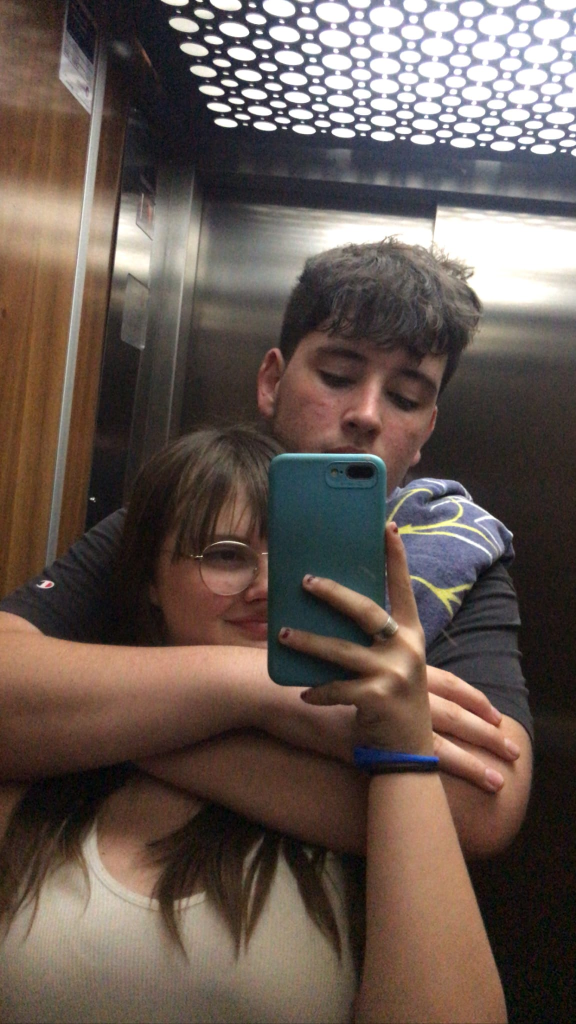
#> input picture Abenia/34a253e0-eebb-4330-9f9f-61d8b418b551.jpg, 1152 x 2048 px (shown at 1/2 size)
$ python preparar_fotos.py
#> lines starting #> are read from the running program, lines starting #| are printed output that depends on the picture
"""Genera copias ligeras de las fotos originales para la web.

Los originales NO se tocan: se quedan en Abenia/, Velilla/, Cris/ y
«Primera foto.jpeg». Este script crea en assets/fotos/:
  - <nombre>.jpg      versión grande (lado largo máx. 1400 px) para ampliar
  - <nombre>-mini.jpg miniatura (lado largo máx. 520 px) para tarjetas

Para las capturas de historias de Instagram (946×2048) recorta solo la
barra de estado de arriba y la tira de miniaturas de abajo; nunca la foto.

Uso:  python3 tools/preparar_fotos.py
Para añadir una foto: añade una línea a FOTOS y vuelve a ejecutarlo.
Después, referencia su nombre en js/contenido.js.
"""

from pathlib import Path
from PIL import Image, ImageOps

RAIZ = Path(__file__).resolve().parent.parent
SALIDA = RAIZ / "assets" / "fotos"

# nombre en la web  ->  (archivo original, recorte)
#   recorte: None = ninguno · "historia" = captura de historia · (izq, arriba, der, abajo)
FOTOS = {
    "abenia-ascensor":   ("Abenia/34a253e0-eebb-4330-9f9f-61d8b418b551.jpg", None),
    "abenia-bar":        ("Abenia/WhatsApp Image 2026-10-09 at 11.51.59 (7).jpeg", "historia"),
    "abenia-videollamada":    ("Abenia/20220123_215802_d7ccdabb-ccce-4bfe-9e32-30f72818e058.jpg", (0, 150, 750, 1190)),
    "abenia-ascensor-gafas":  ("Abenia/20220301_084852_0AEDEE5D-69E7-48E5-B8B2-7E643EC6947B.jpg", None),
    "abenia-morritos":        ("Abenia/20220619_095003_20a23613-2813-46a3-9d25-0f381339e4a2.jpg", None),
    "abenia-kfc":             ("Abenia/20220703_231849_ecf3d99b-2d35-4770-af33-4db216818a6e.jpg", None),
    "abenia-chuches":         ("Abenia/20240906_004928_IMG_2909.JPG", None),
    "abenia-ascensor-espejo": ("Abenia/20240913_182901_IMG_3061.jpg", None),
    "abenia-terraza":         ("Abenia/20240918_122505_IMG_3162.jpg", None),

    "cris-siesta":       ("Cris/WhatsApp Image 2026-10-09 at 11.51.59 (1).jpeg", "historia"),
    "cris-espejo-pelo":  ("Cris/WhatsApp Image 2026-10-09 at 11.51.59 (2).jpeg", "historia"),
    "cris-sudadera":     ("Cris/WhatsApp Image 2026-10-09 at 11.51.59 (3).jpeg", "historia"),
    "cris-disfraz":      ("Cris/WhatsApp Image 2026-10-09 at 11.51.59 (4).jpeg", "historia"),
    "cris-flequillo":    ("Cris/WhatsApp Image 2026-10-09 at 11.51.59 (5).jpeg", "historia"),
    "cris-halloween":    ("Cris/WhatsApp Image 2026-10-09 at 11.51.59 (6).jpeg", "historia"),
    "cris-bufanda":      ("Cris/WhatsApp Image 2026-10-09 at 11.51.59.jpeg", "historia"),
    "cris-atardecer":    ("Cris/WhatsApp Image 2026-10-09 at 11.52.00 (1).jpeg", "historia"),

    "cris-peque":        ("Primera foto.jpeg", (0, 130, 946, 2048)),

    "velilla-sofa":      ("Velilla/WhatsApp Image 2026-10-09 at 11.32.16 (1).jpeg", None),
    "velilla-ascensor":  ("Velilla/WhatsApp Image 2026-10-09 at 11.32.16 (2).jpeg", None),
    "velilla-cris-cerca": ("Velilla/WhatsApp Image 2026-10-09 at 11.32.16.jpeg", None),
    "velilla-muecas":    ("Velilla/WhatsApp Image 2026-10-09 at 11.32.17 (1).jpeg", None),
    "velilla-lenguas":   ("Velilla/WhatsApp Image 2026-10-09 at 11.32.17 (2).jpeg", None),
    "velilla-cajas":     ("Velilla/WhatsApp Image 2026-10-09 at 11.32.17 (3).jpeg", "historia"),
    "velilla-abrigos":   ("Velilla/WhatsApp Image 2026-10-09 at 11.32.17 (4).jpeg", None),
    "velilla-leopardo":  ("Velilla/WhatsApp Image 2026-10-09 at 11.32.17 (5).jpeg", None),
    "velilla-zumo":      ("Velilla/WhatsApp Image 2026-10-09 at 11.32.17 (6).jpeg", None),
    "velilla-tupper":    ("Velilla/WhatsApp Image 2026-10-09 at 11.32.17.jpeg", None),
    "velilla-fotomaton": ("Velilla/WhatsApp Image 2026-10-09 at 11.51.59 (8).jpeg", "historia"),
    "velilla-croquetas": ("Velilla/WhatsApp Image 2026-10-09 at 11.52.00 (2).jpeg", "historia"),
}

# Zona útil de una captura de historia (946×2048): sin barra de estado ni tira inferior.
HISTORIA = (0, 118, 946, 1668)


def preparar(nombre, origen, recorte):
#> called with nombre = 'abenia-ascensor'
    img = ImageOps.exif_transpose(Image.open(RAIZ / origen)).convert("RGB")
#> img is the input picture: PIL image 1152x2048 RGB; mean R, G, B 102.1, 88.3, 81.1
    if recorte == "historia" and img.size == (946, 2048):
        img = img.crop(HISTORIA)
    elif isinstance(recorte, tuple):
        img = img.crop(recorte)
    for sufijo, lado in (("", 1400), ("-mini", 520)):
        copia = img.copy()
        copia.thumbnail((lado, lado), Image.LANCZOS)
        copia.save(SALIDA / f"{nombre}{sufijo}.jpg", quality=80, optimize=True, progressive=True)
#> this loop made 2 passes
#> pass 2, in preparar, `copia.save(SALIDA / f"{nombre}{sufijo}.jpg", quality=80, optimize=True..`:
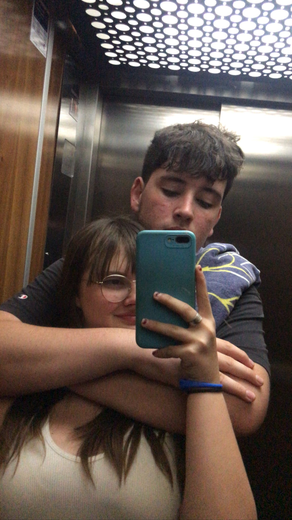
#> saved as abenia-ascensor-mini.jpg: PIL image 292x520 RGB; mean R, G, B 102.1, 88.2, 81.1
    return img.size


if __name__ == "__main__":
    SALIDA.mkdir(parents=True, exist_ok=True)
    for nombre, (origen, recorte) in FOTOS.items():
        ancho, alto = preparar(nombre, origen, recorte)
#> ancho = 1152; alto = 2048
        print(f"{nombre:20s} {ancho}×{alto}  <- {origen}")
#| abenia-ascensor      1152×2048  <- Abenia/34a253e0-eebb-4330-9f9f-61d8b418b551.jpg
#> pass 2 of the loop `for nombre, (origen, recorte) in FOTOS.items():`:
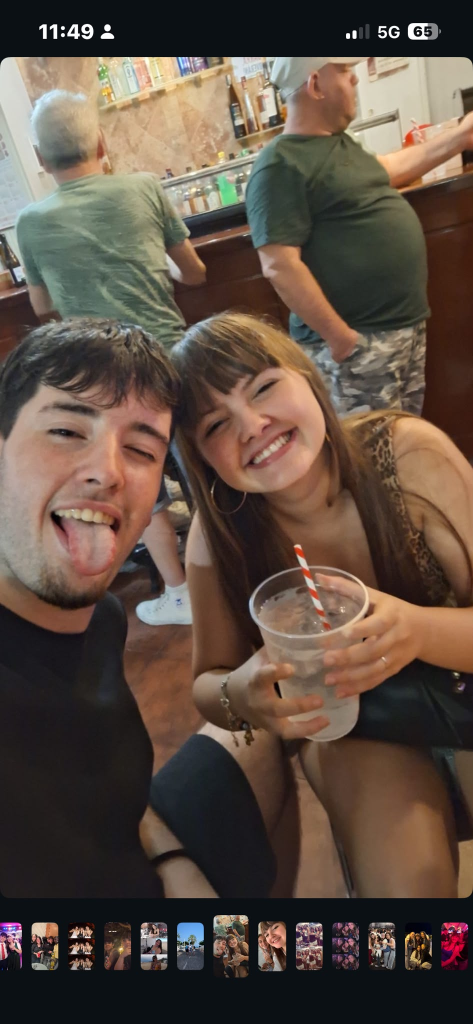
#> input picture Abenia/WhatsApp Image 2026-10-09 at 11.51.59 (7).jpeg, 946 x 2048 px (shown at 1/2 size)
#> in preparar, img is the input picture: PIL image 946x2048 RGB; mean R, G, B 93.4, 77.9, 66.8
#> in preparar (call 2), `img = img.crop(HISTORIA)`:
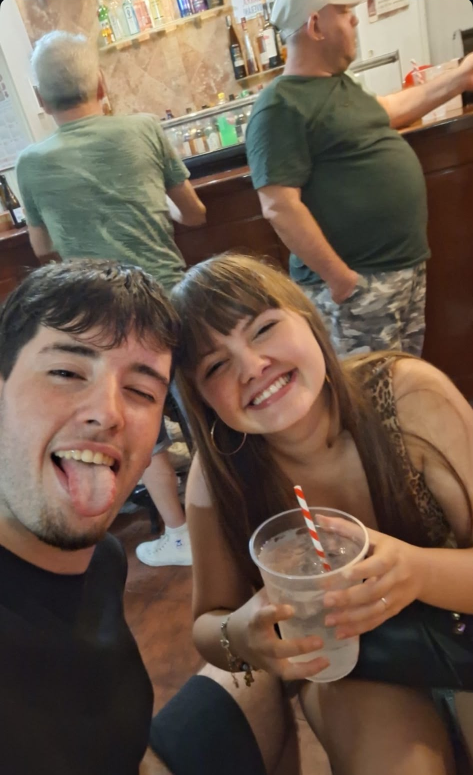
#> img: PIL image 946x1550 RGB (shown at 1/2 size); mean R, G, B 109.7, 90.7, 76
#> the loop in preparar (call 2), `for sufijo, lado in (("", 1400), ("-mini", 520)):` made 2 passes
#> pass 2, in preparar (call 2), `copia.save(SALIDA / f"{nombre}{sufijo}.jpg", quality=80, optimize=True..`:
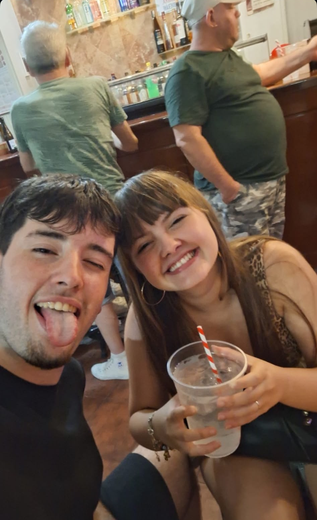
#> saved as abenia-bar-mini.jpg: PIL image 317x520 RGB; mean R, G, B 109.7, 90.7, 76
#| abenia-bar           946×1550  <- Abenia/WhatsApp Image 2026-10-09 at 11.51.59 (7).jpeg
#> pass 3 of the loop `for nombre, (origen, recorte) in FOTOS.items():`:
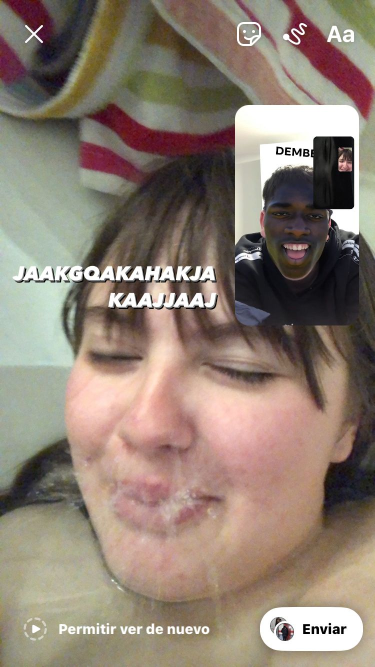
#> input picture Abenia/20220123_215802_d7ccdabb-ccce-4bfe-9e32-30f72818e058.jpg, 750 x 1334 px (shown at 1/2 size)
#> in preparar, img is the input picture: PIL image 750x1334 RGB; mean R, G, B 142.6, 127.9, 115.6
#> in preparar (call 3), `img = img.crop(recorte)`:
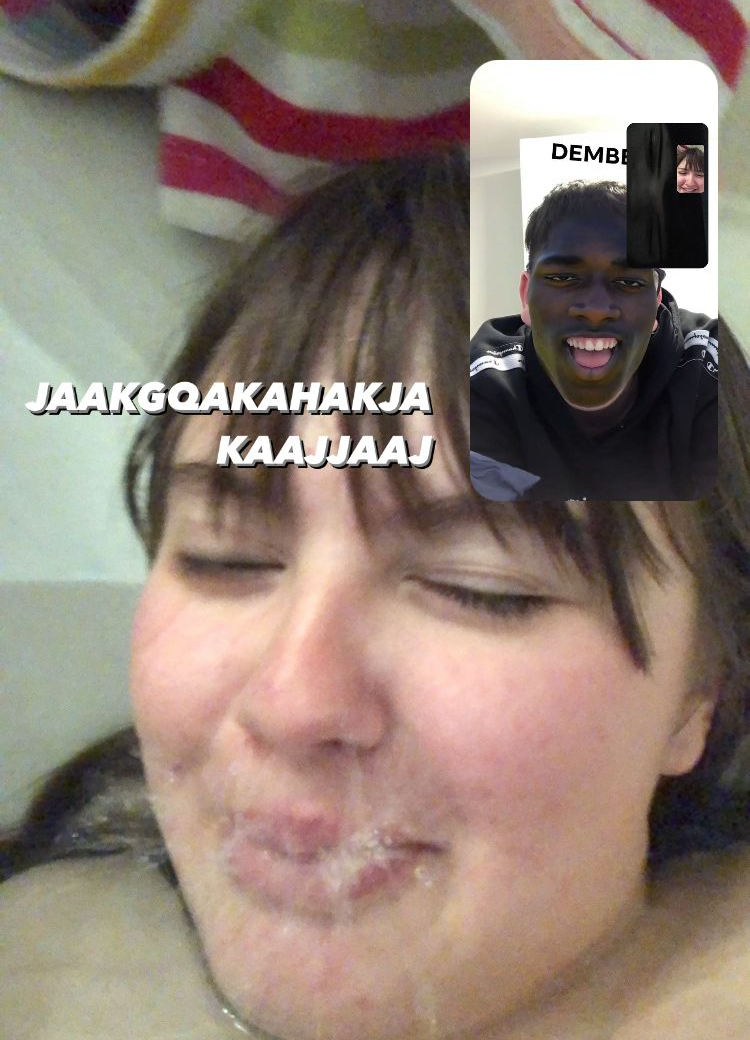
#> img: PIL image 750x1040 RGB; mean R, G, B 142.2, 126.6, 115.4
#> the loop in preparar (call 3), `for sufijo, lado in (("", 1400), ("-mini", 520)):` made 2 passes
#> pass 2, in preparar (call 3), `copia.save(SALIDA / f"{nombre}{sufijo}.jpg", quality=80, optimize=True..`:
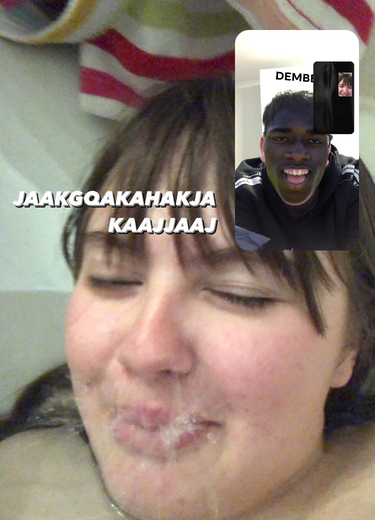
#> saved as abenia-videollamada-mini.jpg: PIL image 375x520 RGB; mean R, G, B 142.2, 126.6, 115.4
#| abenia-videollamada  750×1040  <- Abenia/20220123_215802_d7ccdabb-ccce-4bfe-9e32-30f72818e058.jpg
#> (the run stopped early here; a loop or call above may not have finished)
